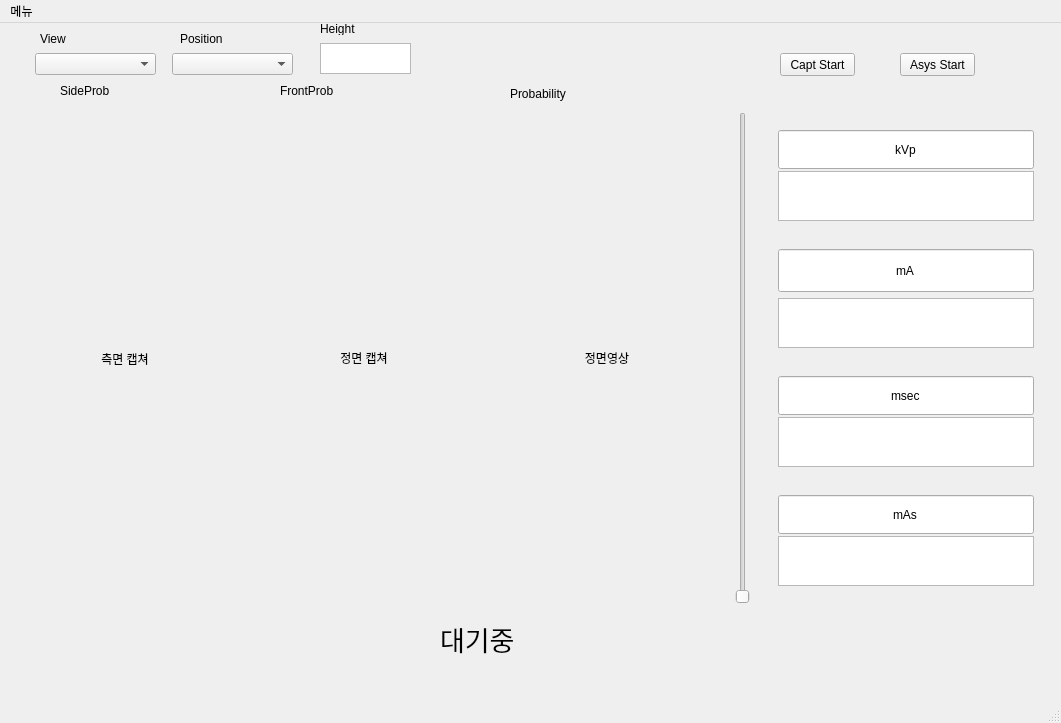
<?xml version="1.0" encoding="UTF-8"?>
<ui version="4.0">
 <class>MainWindow</class>
 <widget class="QMainWindow" name="MainWindow">
  <property name="enabled">
   <bool>true</bool>
  </property>
  <property name="geometry">
   <rect>
    <x>0</x>
    <y>0</y>
    <width>1061</width>
    <height>723</height>
   </rect>
  </property>
  <property name="sizePolicy">
   <sizepolicy hsizetype="Ignored" vsizetype="Expanding">
    <horstretch>0</horstretch>
    <verstretch>0</verstretch>
   </sizepolicy>
  </property>
  <property name="windowTitle">
   <string>MainWindow</string>
  </property>
  <widget class="QWidget" name="centralwidget">
   <property name="enabled">
    <bool>true</bool>
   </property>
   <widget class="QFrame" name="horizontalFrame">
    <property name="geometry">
     <rect>
      <x>240</x>
      <y>80</y>
      <width>821</width>
      <height>510</height>
     </rect>
    </property>
    <property name="maximumSize">
     <size>
      <width>16777215</width>
      <height>510</height>
     </size>
    </property>
    <layout class="QHBoxLayout" name="horizontalLayout" stretch="4,0,1,0">
     <property name="spacing">
      <number>10</number>
     </property>
     <item>
      <widget class="QLabel" name="labelFrontCapture">
       <property name="sizePolicy">
        <sizepolicy hsizetype="Preferred" vsizetype="Preferred">
         <horstretch>0</horstretch>
         <verstretch>0</verstretch>
        </sizepolicy>
       </property>
       <property name="maximumSize">
        <size>
         <width>230</width>
         <height>500</height>
        </size>
       </property>
       <property name="focusPolicy">
        <enum>Qt::TabFocus</enum>
       </property>
       <property name="lineWidth">
        <number>4</number>
       </property>
       <property name="text">
        <string>정면 캡쳐</string>
       </property>
       <property name="textFormat">
        <enum>Qt::AutoText</enum>
       </property>
       <property name="alignment">
        <set>Qt::AlignCenter</set>
       </property>
      </widget>
     </item>
     <item>
      <widget class="QLabel" name="labelFrontViewVideo">
       <property name="sizePolicy">
        <sizepolicy hsizetype="Preferred" vsizetype="Preferred">
         <horstretch>0</horstretch>
         <verstretch>0</verstretch>
        </sizepolicy>
       </property>
       <property name="maximumSize">
        <size>
         <width>16777215</width>
         <height>500</height>
        </size>
       </property>
       <property name="text">
        <string>정면영상</string>
       </property>
       <property name="textFormat">
        <enum>Qt::AutoText</enum>
       </property>
       <property name="alignment">
        <set>Qt::AlignCenter</set>
       </property>
      </widget>
     </item>
     <item>
      <widget class="QSlider" name="verticalSlider">
       <property name="maximumSize">
        <size>
         <width>16777215</width>
         <height>510</height>
        </size>
       </property>
       <property name="maximum">
        <number>500</number>
       </property>
       <property name="pageStep">
        <number>250</number>
       </property>
       <property name="orientation">
        <enum>Qt::Vertical</enum>
       </property>
      </widget>
     </item>
     <item>
      <widget class="QFrame" name="frame">
       <property name="maximumSize">
        <size>
         <width>16777214</width>
         <height>500</height>
        </size>
       </property>
       <layout class="QVBoxLayout" name="verticalLayout" stretch="0,0,0,0">
        <property name="spacing">
         <number>10</number>
        </property>
        <property name="sizeConstraint">
         <enum>QLayout::SetMaximumSize</enum>
        </property>
        <item>
         <widget class="QFrame" name="frame">
          <property name="maximumSize">
           <size>
            <width>16777215</width>
            <height>120</height>
           </size>
          </property>
          <layout class="QVBoxLayout" name="right_top_layout" stretch="1,1">
           <property name="spacing">
            <number>2</number>
           </property>
           <property name="sizeConstraint">
            <enum>QLayout::SetDefaultConstraint</enum>
           </property>
           <item>
            <widget class="QLineEdit" name="lineEdit">
             <property name="sizePolicy">
              <sizepolicy hsizetype="Minimum" vsizetype="Maximum">
               <horstretch>0</horstretch>
               <verstretch>0</verstretch>
              </sizepolicy>
             </property>
             <property name="maximumSize">
              <size>
               <width>16777215</width>
               <height>50</height>
              </size>
             </property>
             <property name="text">
              <string>kVp</string>
             </property>
             <property name="alignment">
              <set>Qt::AlignCenter</set>
             </property>
             <property name="readOnly">
              <bool>true</bool>
             </property>
            </widget>
           </item>
           <item>
            <widget class="QTextEdit" name="tedkVp">
             <property name="enabled">
              <bool>true</bool>
             </property>
             <property name="sizePolicy">
              <sizepolicy hsizetype="Minimum" vsizetype="Minimum">
               <horstretch>0</horstretch>
               <verstretch>0</verstretch>
              </sizepolicy>
             </property>
             <property name="maximumSize">
              <size>
               <width>16777215</width>
               <height>50</height>
              </size>
             </property>
             <property name="font">
              <font>
               <family>Agency FB</family>
               <pointsize>14</pointsize>
              </font>
             </property>
             <property name="lineWidth">
              <number>2</number>
             </property>
             <property name="readOnly">
              <bool>true</bool>
             </property>
            </widget>
           </item>
          </layout>
         </widget>
        </item>
        <item>
         <widget class="QFrame" name="frame">
          <property name="maximumSize">
           <size>
            <width>16777215</width>
            <height>120</height>
           </size>
          </property>
          <layout class="QVBoxLayout" name="right_bottom_layout">
           <item>
            <widget class="QLineEdit" name="lineEdit_2">
             <property name="sizePolicy">
              <sizepolicy hsizetype="Minimum" vsizetype="Minimum">
               <horstretch>0</horstretch>
               <verstretch>0</verstretch>
              </sizepolicy>
             </property>
             <property name="minimumSize">
              <size>
               <width>0</width>
               <height>43</height>
              </size>
             </property>
             <property name="maximumSize">
              <size>
               <width>16777215</width>
               <height>50</height>
              </size>
             </property>
             <property name="focusPolicy">
              <enum>Qt::StrongFocus</enum>
             </property>
             <property name="text">
              <string>mA</string>
             </property>
             <property name="alignment">
              <set>Qt::AlignCenter</set>
             </property>
             <property name="dragEnabled">
              <bool>true</bool>
             </property>
             <property name="readOnly">
              <bool>true</bool>
             </property>
            </widget>
           </item>
           <item>
            <widget class="QTextEdit" name="tedmA">
             <property name="sizePolicy">
              <sizepolicy hsizetype="Minimum" vsizetype="Minimum">
               <horstretch>0</horstretch>
               <verstretch>0</verstretch>
              </sizepolicy>
             </property>
             <property name="maximumSize">
              <size>
               <width>16777215</width>
               <height>50</height>
              </size>
             </property>
             <property name="font">
              <font>
               <family>Agency FB</family>
               <pointsize>14</pointsize>
              </font>
             </property>
             <property name="lineWrapMode">
              <enum>QTextEdit::NoWrap</enum>
             </property>
             <property name="readOnly">
              <bool>true</bool>
             </property>
             <property name="html">
              <string>&lt;!DOCTYPE HTML PUBLIC &quot;-//W3C//DTD HTML 4.0//EN&quot; &quot;http://www.w3.org/TR/REC-html40/strict.dtd&quot;&gt;
&lt;html&gt;&lt;head&gt;&lt;meta name=&quot;qrichtext&quot; content=&quot;1&quot; /&gt;&lt;style type=&quot;text/css&quot;&gt;
p, li { white-space: pre-wrap; }
&lt;/style&gt;&lt;/head&gt;&lt;body style=&quot; font-family:'Agency FB'; font-size:14pt; font-weight:400; font-style:normal;&quot;&gt;
&lt;p align=&quot;center&quot; style=&quot;-qt-paragraph-type:empty; margin-top:0px; margin-bottom:0px; margin-left:0px; margin-right:0px; -qt-block-indent:0; text-indent:0px;&quot;&gt;&lt;br /&gt;&lt;/p&gt;&lt;/body&gt;&lt;/html&gt;</string>
             </property>
            </widget>
           </item>
          </layout>
         </widget>
        </item>
        <item>
         <widget class="QFrame" name="frame">
          <property name="maximumSize">
           <size>
            <width>16777215</width>
            <height>120</height>
           </size>
          </property>
          <layout class="QVBoxLayout" name="right_top_layout_3" stretch="1,1">
           <property name="spacing">
            <number>2</number>
           </property>
           <property name="sizeConstraint">
            <enum>QLayout::SetDefaultConstraint</enum>
           </property>
           <item>
            <widget class="QLineEdit" name="teds">
             <property name="sizePolicy">
              <sizepolicy hsizetype="Minimum" vsizetype="Maximum">
               <horstretch>0</horstretch>
               <verstretch>0</verstretch>
              </sizepolicy>
             </property>
             <property name="maximumSize">
              <size>
               <width>16777215</width>
               <height>50</height>
              </size>
             </property>
             <property name="text">
              <string>msec</string>
             </property>
             <property name="alignment">
              <set>Qt::AlignCenter</set>
             </property>
             <property name="readOnly">
              <bool>true</bool>
             </property>
            </widget>
           </item>
           <item>
            <widget class="QTextEdit" name="tedMsec">
             <property name="enabled">
              <bool>true</bool>
             </property>
             <property name="sizePolicy">
              <sizepolicy hsizetype="Minimum" vsizetype="Minimum">
               <horstretch>0</horstretch>
               <verstretch>0</verstretch>
              </sizepolicy>
             </property>
             <property name="maximumSize">
              <size>
               <width>16777215</width>
               <height>50</height>
              </size>
             </property>
             <property name="font">
              <font>
               <family>Agency FB</family>
               <pointsize>14</pointsize>
              </font>
             </property>
             <property name="lineWidth">
              <number>2</number>
             </property>
             <property name="readOnly">
              <bool>true</bool>
             </property>
            </widget>
           </item>
          </layout>
         </widget>
        </item>
        <item>
         <widget class="QFrame" name="frame_2">
          <property name="maximumSize">
           <size>
            <width>16777215</width>
            <height>120</height>
           </size>
          </property>
          <layout class="QVBoxLayout" name="right_top_layout_4" stretch="1,1">
           <property name="spacing">
            <number>2</number>
           </property>
           <property name="sizeConstraint">
            <enum>QLayout::SetDefaultConstraint</enum>
           </property>
           <item>
            <widget class="QLineEdit" name="tedg">
             <property name="sizePolicy">
              <sizepolicy hsizetype="Minimum" vsizetype="Maximum">
               <horstretch>0</horstretch>
               <verstretch>0</verstretch>
              </sizepolicy>
             </property>
             <property name="maximumSize">
              <size>
               <width>16777215</width>
               <height>50</height>
              </size>
             </property>
             <property name="text">
              <string>mAs</string>
             </property>
             <property name="alignment">
              <set>Qt::AlignCenter</set>
             </property>
             <property name="readOnly">
              <bool>true</bool>
             </property>
            </widget>
           </item>
           <item>
            <widget class="QTextEdit" name="tedmAs">
             <property name="enabled">
              <bool>true</bool>
             </property>
             <property name="sizePolicy">
              <sizepolicy hsizetype="Minimum" vsizetype="Minimum">
               <horstretch>0</horstretch>
               <verstretch>0</verstretch>
              </sizepolicy>
             </property>
             <property name="maximumSize">
              <size>
               <width>16777215</width>
               <height>50</height>
              </size>
             </property>
             <property name="font">
              <font>
               <family>Agency FB</family>
               <pointsize>14</pointsize>
              </font>
             </property>
             <property name="lineWidth">
              <number>2</number>
             </property>
             <property name="readOnly">
              <bool>true</bool>
             </property>
            </widget>
           </item>
          </layout>
         </widget>
        </item>
       </layout>
      </widget>
     </item>
    </layout>
   </widget>
   <widget class="QComboBox" name="cbView">
    <property name="geometry">
     <rect>
      <x>35</x>
      <y>30</y>
      <width>121</width>
      <height>22</height>
     </rect>
    </property>
    <property name="toolTip">
     <string/>
    </property>
    <property name="whatsThis">
     <string/>
    </property>
    <property name="inputMethodHints">
     <set>Qt::ImhNone</set>
    </property>
    <property name="editable">
     <bool>false</bool>
    </property>
    <property name="currentText">
     <string/>
    </property>
    <property name="currentIndex">
     <number>-1</number>
    </property>
    <property name="insertPolicy">
     <enum>QComboBox::NoInsert</enum>
    </property>
   </widget>
   <widget class="QComboBox" name="cbPosition">
    <property name="geometry">
     <rect>
      <x>172</x>
      <y>30</y>
      <width>121</width>
      <height>22</height>
     </rect>
    </property>
    <property name="editable">
     <bool>false</bool>
    </property>
    <property name="currentText">
     <string/>
    </property>
   </widget>
   <widget class="QTextEdit" name="tedAge">
    <property name="geometry">
     <rect>
      <x>320</x>
      <y>20</y>
      <width>91</width>
      <height>31</height>
     </rect>
    </property>
   </widget>
   <widget class="QPushButton" name="btnStart">
    <property name="geometry">
     <rect>
      <x>900</x>
      <y>30</y>
      <width>75</width>
      <height>23</height>
     </rect>
    </property>
    <property name="text">
     <string>Asys Start</string>
    </property>
   </widget>
   <widget class="QLabel" name="label">
    <property name="geometry">
     <rect>
      <x>320</x>
      <y>0</y>
      <width>56</width>
      <height>12</height>
     </rect>
    </property>
    <property name="maximumSize">
     <size>
      <width>16777215</width>
      <height>16777214</height>
     </size>
    </property>
    <property name="cursor">
     <cursorShape>ArrowCursor</cursorShape>
    </property>
    <property name="text">
     <string>Height</string>
    </property>
   </widget>
   <widget class="QLabel" name="label_2">
    <property name="geometry">
     <rect>
      <x>180</x>
      <y>10</y>
      <width>56</width>
      <height>12</height>
     </rect>
    </property>
    <property name="text">
     <string>Position</string>
    </property>
   </widget>
   <widget class="QLabel" name="label_3">
    <property name="geometry">
     <rect>
      <x>40</x>
      <y>10</y>
      <width>56</width>
      <height>12</height>
     </rect>
    </property>
    <property name="text">
     <string>View</string>
    </property>
   </widget>
   <widget class="QLabel" name="labelProcess">
    <property name="geometry">
     <rect>
      <x>440</x>
      <y>600</y>
      <width>121</width>
      <height>31</height>
     </rect>
    </property>
    <property name="maximumSize">
     <size>
      <width>16777215</width>
      <height>16777215</height>
     </size>
    </property>
    <property name="font">
     <font>
      <family>Agency FB</family>
      <pointsize>20</pointsize>
     </font>
    </property>
    <property name="midLineWidth">
     <number>1</number>
    </property>
    <property name="text">
     <string>대기중</string>
    </property>
   </widget>
   <widget class="QLabel" name="labelSideCapture">
    <property name="geometry">
     <rect>
      <x>10</x>
      <y>90</y>
      <width>230</width>
      <height>492</height>
     </rect>
    </property>
    <property name="sizePolicy">
     <sizepolicy hsizetype="Preferred" vsizetype="Preferred">
      <horstretch>0</horstretch>
      <verstretch>0</verstretch>
     </sizepolicy>
    </property>
    <property name="maximumSize">
     <size>
      <width>230</width>
      <height>500</height>
     </size>
    </property>
    <property name="focusPolicy">
     <enum>Qt::TabFocus</enum>
    </property>
    <property name="lineWidth">
     <number>4</number>
    </property>
    <property name="text">
     <string>측면 캡쳐</string>
    </property>
    <property name="textFormat">
     <enum>Qt::AutoText</enum>
    </property>
    <property name="alignment">
     <set>Qt::AlignCenter</set>
    </property>
   </widget>
   <widget class="QLabel" name="labelProb">
    <property name="geometry">
     <rect>
      <x>510</x>
      <y>60</y>
      <width>231</width>
      <height>21</height>
     </rect>
    </property>
    <property name="text">
     <string>Probability</string>
    </property>
   </widget>
   <widget class="QPushButton" name="btnCapStart">
    <property name="geometry">
     <rect>
      <x>780</x>
      <y>30</y>
      <width>75</width>
      <height>23</height>
     </rect>
    </property>
    <property name="text">
     <string>Capt Start</string>
    </property>
   </widget>
   <widget class="QLabel" name="labelFrontProb">
    <property name="geometry">
     <rect>
      <x>280</x>
      <y>60</y>
      <width>81</width>
      <height>16</height>
     </rect>
    </property>
    <property name="text">
     <string>FrontProb</string>
    </property>
   </widget>
   <widget class="QLabel" name="labelSideProb">
    <property name="geometry">
     <rect>
      <x>60</x>
      <y>60</y>
      <width>91</width>
      <height>16</height>
     </rect>
    </property>
    <property name="text">
     <string>SideProb</string>
    </property>
   </widget>
  </widget>
  <widget class="QMenuBar" name="menubar">
   <property name="geometry">
    <rect>
     <x>0</x>
     <y>0</y>
     <width>1061</width>
     <height>21</height>
    </rect>
   </property>
   <widget class="QMenu" name="menu">
    <property name="title">
     <string>메뉴</string>
    </property>
    <addaction name="actionMain"/>
    <addaction name="actionRun"/>
    <addaction name="action"/>
   </widget>
   <addaction name="menu"/>
  </widget>
  <widget class="QStatusBar" name="statusbar"/>
  <action name="actionMain">
   <property name="checkable">
    <bool>false</bool>
   </property>
   <property name="checked">
    <bool>false</bool>
   </property>
   <property name="text">
    <string>메인페이지</string>
   </property>
   <property name="visible">
    <bool>true</bool>
   </property>
   <property name="iconVisibleInMenu">
    <bool>false</bool>
   </property>
  </action>
  <action name="actionRun">
   <property name="checkable">
    <bool>true</bool>
   </property>
   <property name="text">
    <string>영상 시작</string>
   </property>
  </action>
  <action name="action">
   <property name="checkable">
    <bool>true</bool>
   </property>
   <property name="enabled">
    <bool>true</bool>
   </property>
   <property name="text">
    <string>영상 중단</string>
   </property>
  </action>
 </widget>
 <resources/>
 <connections/>
</ui>
